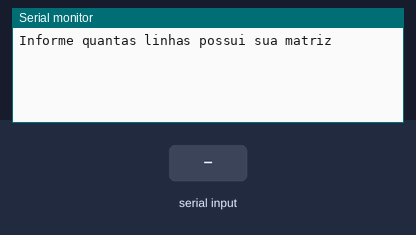
Bench run of a sketch on a simulated Arduino Uno, built with avr-gcc and run on an emulated ATmega328P. On the bench: the last lines printed to the serial monitor. The inputs (shaded band) are chosen by the test bench.

Above: at 1.2 s.
1.3 s: "90,45,200\n" received over Serial
At 2.2 s:
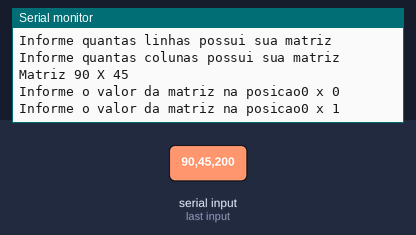
2.8 s: "30,150,10\n" received over Serial
At 4.4 s:
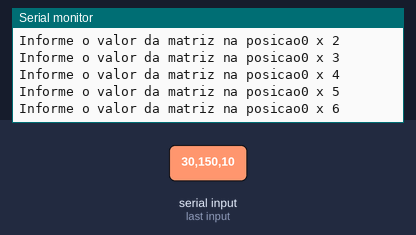
Timing chart, 0 to 5.9 s (numbered marks = the images above; inputs shaded):
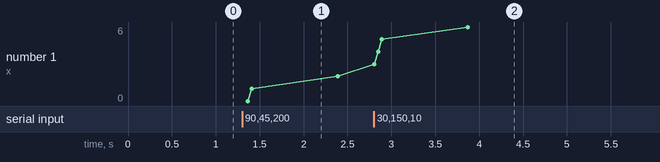

The sketch:

matrix.ino
```cpp
int L,C;

void setup(){Serial.begin(9600);}

void loop(){

Serial.println("Informe quantas linhas possui sua matriz");
while(!Serial.available());
 L = Serial.parseInt();

Serial.println("Informe quantas colunas possui sua matriz");
while(!Serial.available());
 C = Serial.parseInt();

  Serial.println("\nMatriz " + String(L) + " X " + String(C));
  int A [L][C];

  for(int i=0;i<L;i++){   //for pai percorre linhas
    for(int j=0;j<C;j++){    //for filho percorre colunas
     Serial.println("Informe o valor da matriz na posicao" + String(i) + " x " + String(j));
     while(!Serial.available());
      A[i][j] = Serial.parseInt();
    }
  }

  for(int i=0;i<L;i++){
    for(int j=0;j<C;j++){

    Serial.print(String( A[i][j]) + " ");

    } // fim for filho
  Serial.println(" ");
  } //fim for pai
  delay(1000);
}
```

Measured:
- after the input at 1.3 s, the serial monitor: prints a new line at once (image 1)
- after the input at 2.8 s, the serial monitor: prints a new line at once (image 2)
- plotted number 1: 2 → 6 after the input at 2.8 s
